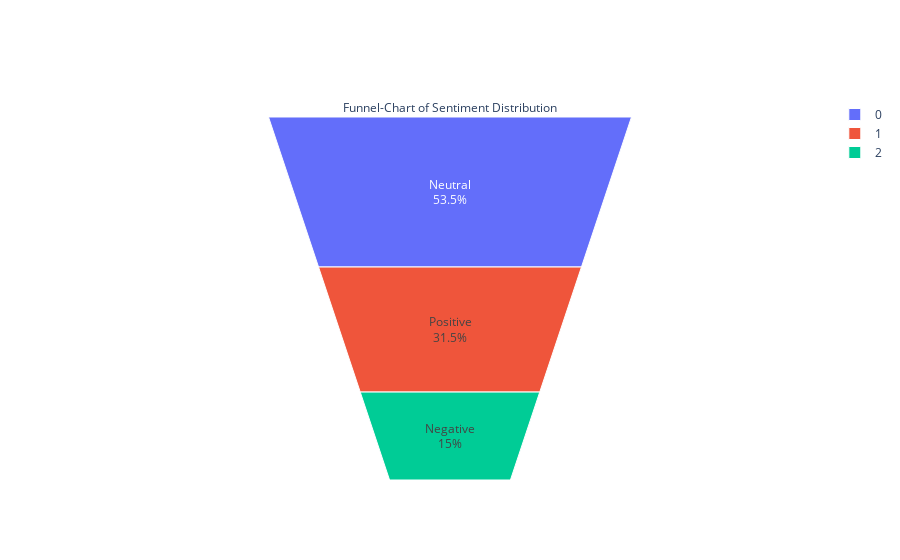

The notebook cell this image was saved under:
### Code cell
plt.figure(figsize=(12,6))
sns.countplot(x='Sentiment',data=data)
fig = go.Figure(go.Funnelarea(
    text =temp.Sentiment,
    values = temp.text,
    title = {"position": "top center", "text": "Funnel-Chart of Sentiment Distribution"}
    ))
fig.show()

### Figure 1 — Plotly figure (JSON) as saved in the notebook; plotly's stock layout.template omitted (floating-point values rounded to 4 significant figures)
{"data": [{"text": ["Neutral", "Positive", "Negative"], "title": {"position": "top center", "text": "Funnel-Chart of Sentiment Distribution"}, "type": "funnelarea", "values": [167227, 98518, 47038]}], "layout": {}}
